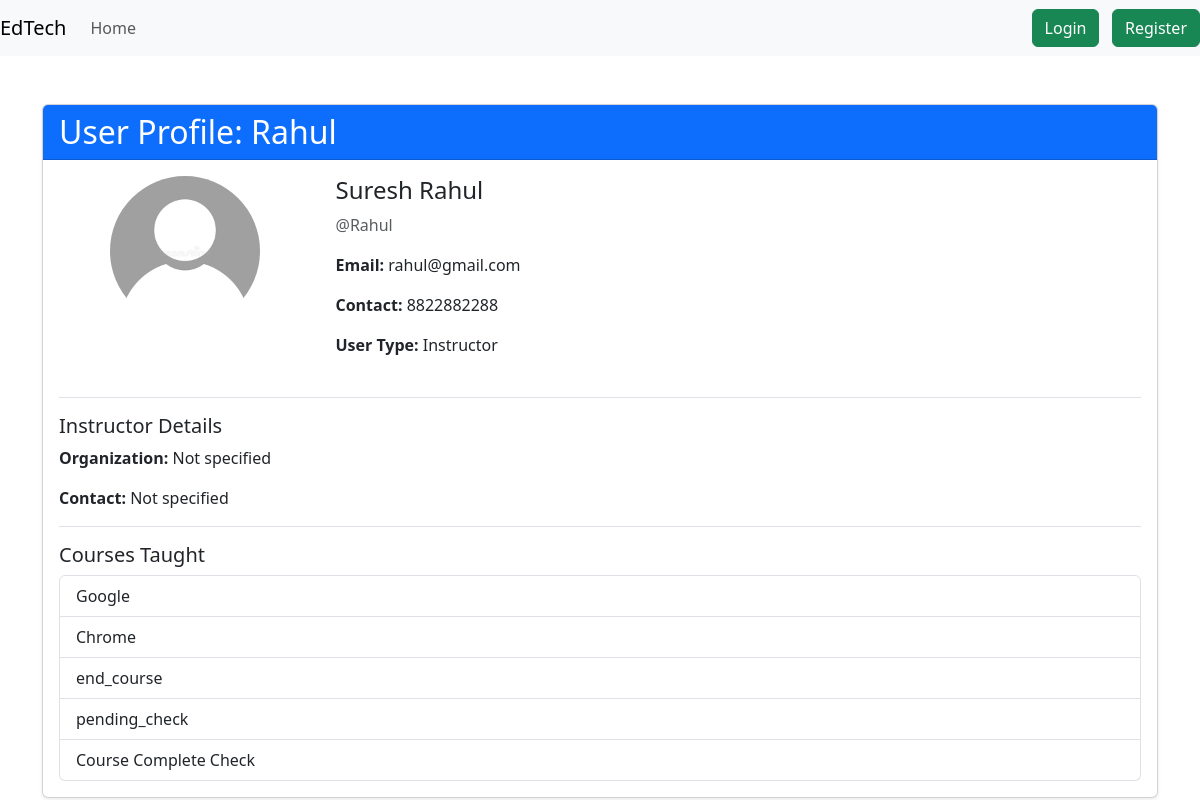
The page /accounts/user/3/ on the database its author committed.
### accounts/models.py (models this page shows)
class User(AbstractUser):
    name = models.CharField(max_length=70, default='name')
    contact = models.CharField(max_length=13)
    user_type = models.CharField(
        max_length=1,
        choices=(
            ('I', "Instructor"),
            ('S', "Student"),
        ),
    )
    def get_profile_photo_url(self):
        if (
            self.user_type == 'S'
            and hasattr(self, 'studentprofile')
            and self.studentprofile.profile_photo
        ):
            return self.studentprofile.profile_photo.url
        elif (
            self.user_type == 'I'
            and hasattr(self, 'instructorprofile')
            and self.instructorprofile.profile_photo
        ):
            return self.instructorprofile.profile_photo.url
        return '/static/images/default_pfp.png'

class InstructorProfile(models.Model):
    user = models.OneToOneField(User, on_delete=models.CASCADE)
    organization_name = models.CharField(max_length=100)
    contact = models.CharField(max_length=13)
    profile_photo = models.ImageField(
        upload_to=get_profile_photo_path,
        blank=True,
        null=True,
    )

### courses/models.py (models this page shows, shortened)
class Course(models.Model):
    instructor = models.ForeignKey(User, on_delete=models.CASCADE)
    title = models.CharField(max_length=200)
    description = models.TextField()
    category = models.CharField(max_length=100)
    price = models.DecimalField(max_digits=10, decimal_places=2)
    start_date = models.DateField()
    end_date = models.DateField()
    created_at = models.DateTimeField(auto_now_add=True)
    image = models.ImageField(upload_to='course_images/', blank=True, null=True)

### accounts/views.py (the view)
# urls.py: path('user/<int:user_id>/', views.user_profile_view, name='user_profile'),
def user_profile_view(request, user_id):
    user_obj = get_object_or_404(User, id=user_id)
    profile = None
    if user_obj.user_type == 'S':
        profile = StudentProfile.objects.filter(user=user_obj).first()
    elif user_obj.user_type == 'I':
        profile = InstructorProfile.objects.filter(user=user_obj).first()
    user_courses = None
    if user_obj.user_type == 'I':
        user_courses = Course.objects.filter(instructor=user_obj)
    elif user_obj.user_type == 'S':
        user_courses = Enrollment.objects.filter(student=user_obj)
    context = {
        'user_obj': user_obj,
        'profile': profile,
        'user_courses': user_courses,
    }
    return render(request, 'accounts/user_profile.html', context)

### accounts/templates/accounts/user_profile.html
{% extends 'base.html' %}
{% block main %}
<div class="container mt-5">
    <div class="card shadow-sm">
        <div class="card-header bg-primary text-white">
            <h2 class="mb-0">User Profile: {{ user_obj.username }}</h2>
        </div>
        <div class="card-body">
            <div class="row mb-4">
                <div class="col-md-3 text-center">
                    <img src="{{ user_obj.get_profile_photo_url }}" class="rounded-circle mb-3" width="150" height="150" alt="Profile Photo">
                </div>
                <div class="col-md-9">
                    <h4>{{ user_obj.name }}</h4>
                    <p class="text-muted">@{{ user_obj.username }}</p>
                    <p><strong>Email:</strong> {{ user_obj.email }}</p>
                    <p><strong>Contact:</strong> {{ user_obj.contact }}</p>
                    <p><strong>User Type:</strong>
                        {% if user_obj.user_type == 'S' %}Student
                        {% elif user_obj.user_type == 'I' %}Instructor
                        {% endif %}
                    </p>
                </div>
            </div>
            {% if user_obj.user_type == 'S' and profile %}
            <div class="border-top pt-3">
                <h5>Student Details</h5>
                <p><strong>Education:</strong> {{ profile.educations|default:"Not specified" }}</p>
                <p><strong>Skills:</strong> {{ profile.skills|default:"Not specified" }}</p>
                <p><strong>Experience:</strong> {{ profile.experience|default:"Not specified" }}</p>
                {% if profile.resume %}
                <p><strong>Resume:</strong> <a href="{{ profile.resume.url }}" target="_blank" class="btn btn-sm btn-info">View Resume</a></p>
                {% endif %}
            </div>
            {% elif user_obj.user_type == 'I' and profile %}
            <div class="border-top pt-3">
                <h5>Instructor Details</h5>
                <p><strong>Organization:</strong> {{ profile.organization_name|default:"Not specified" }}</p>
                <p><strong>Contact:</strong> {{ profile.contact|default:"Not specified" }}</p>
            </div>
            {% endif %}
            <div class="border-top pt-3">
                <h5>
                    {% if user_obj.user_type == 'I' %}Courses Taught
                    {% elif user_obj.user_type == 'S' %}Courses Enrolled
                    {% endif %}
                </h5>
                {% if user_courses %}
                    <div class="list-group">
                    {% for item in user_courses %}
                        {% if user_obj.user_type == 'I' %}
                        <a href="{% url 'course_detail' item.id %}" class="list-group-item list-group-item-action">
                            {{ item.title }}
                        </a>
                        {% elif user_obj.user_type == 'S' %}
                        <a href="{% url 'course_detail' item.course.id %}" class="list-group-item list-group-item-action">
                            {{ item.course.title }} (by {{ item.course.instructor.username }})
                        </a>
                        {% endif %}
                    {% endfor %}
                    </div>
                {% else %}
                    <p class="text-muted">No courses found.</p>
                {% endif %}
            </div>
        </div>
    </div>
</div>
{% endblock %}

### rows shown on the page
User: username "Rahul", name "Suresh Rahul", email "rahul@gmail.com", contact "8822882288"
InstructorProfile: organization_name "Not specified", contact "Not specified"
Course: title "Google"
Course: title "Chrome"
Course: title "end_course"
Course: title "pending_check"
Course: title "Course Complete Check"
